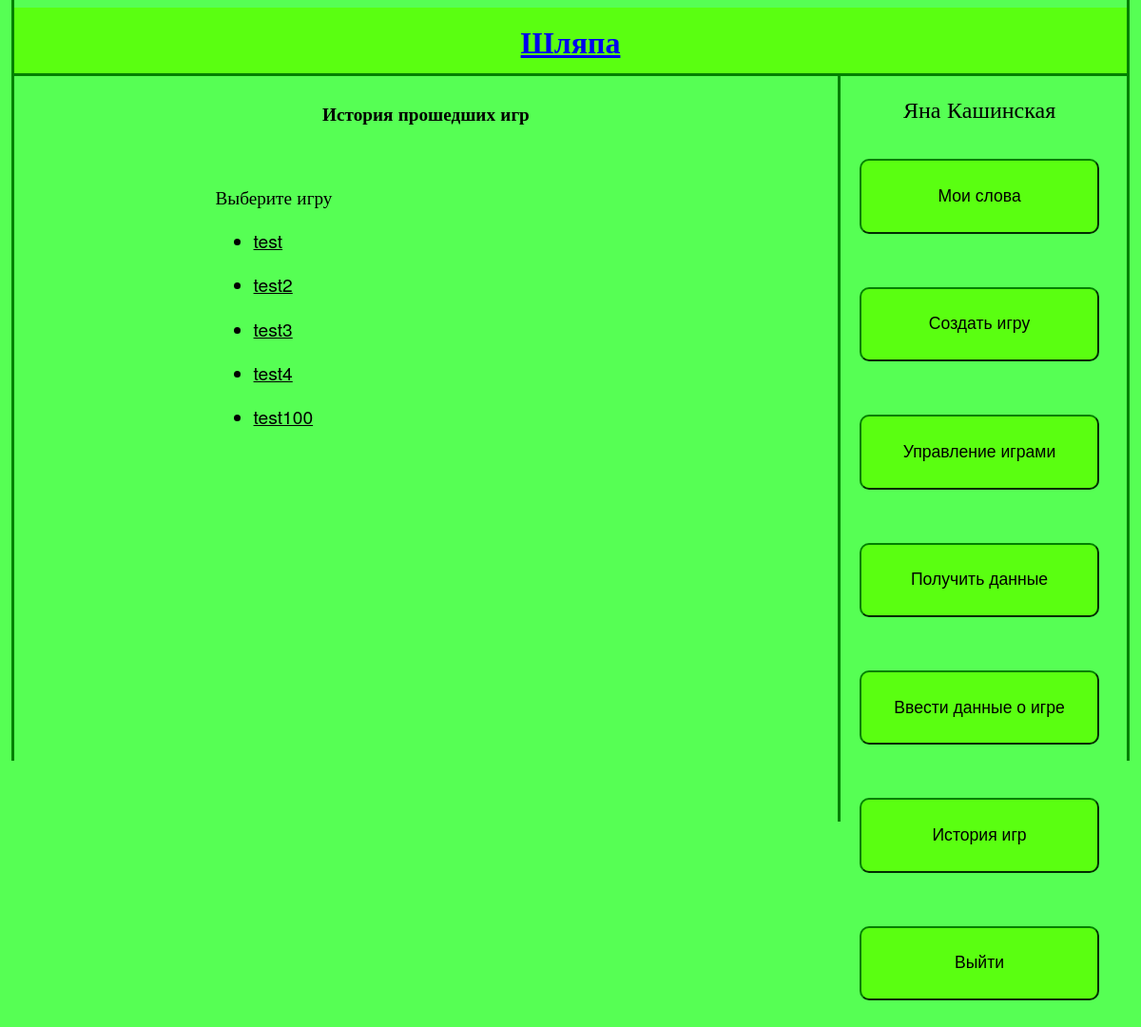
/history/ (signed in), run on an earlier commit of the app's database.
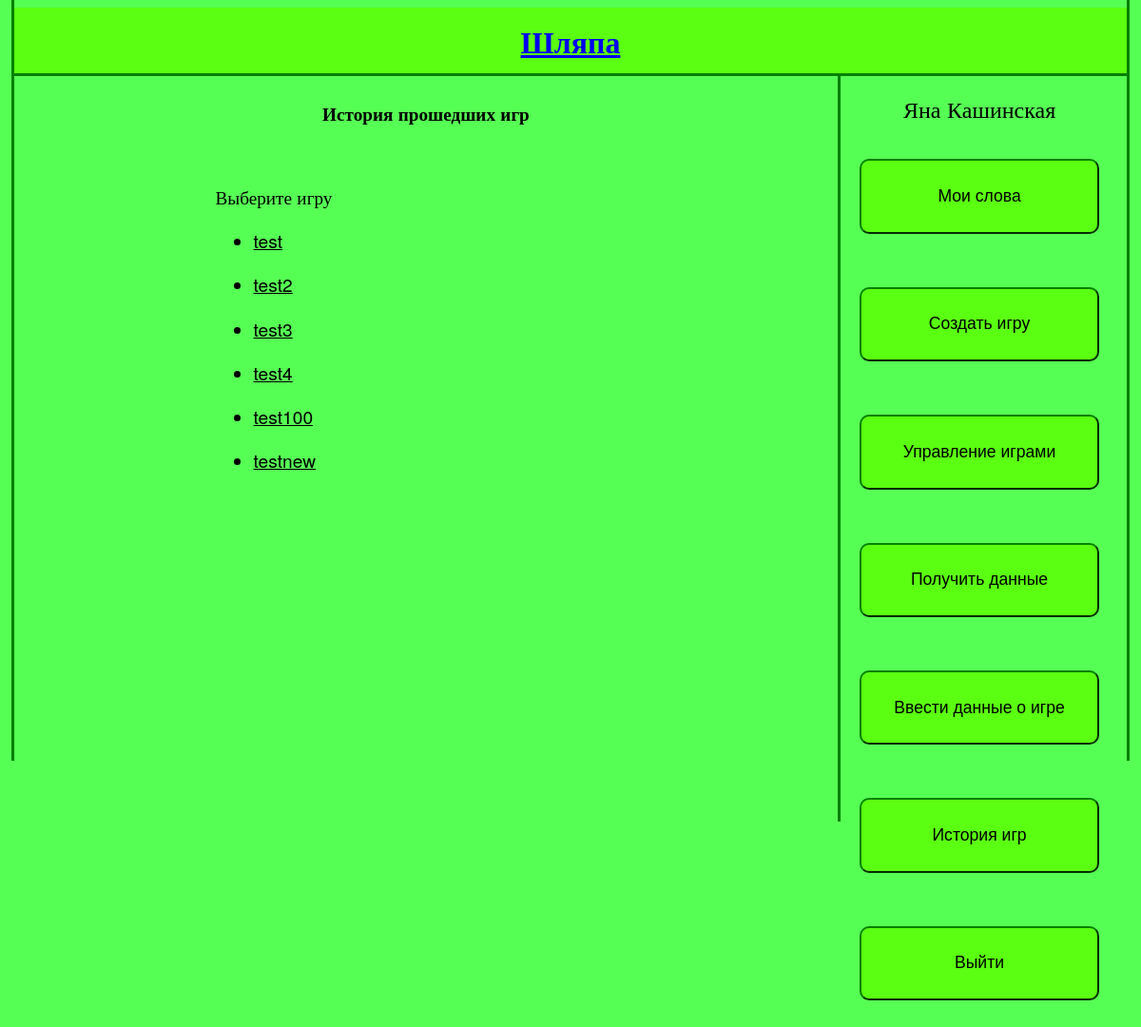
And on a later commit of the database.
### game/models.py (models this page shows, shortened)
class Game(models.Model):
	name = models.CharField(max_length = 100)
	password = models.IntegerField()
	creator = models.ForeignKey(User, related_name='creator')
	user = models.ManyToManyField(User, related_name='user')

### views.py (the view)
# urls.py: url(r'^history/$', history),
def history(request):
	games = Game.objects.all()
	return render_to_response('history.html', {'games':games}, context_instance=RequestContext(request))

### templates/history.html (shortened to what this page needs)
{% extends "base.html" %}
{% block main %}
<p>
	<h1> История прошедших игр </h1>
	<div id="list_games">
		Выберите игру
		<ul>
		{% for game in games %}
		<li> <a href = '/history_game/{{game.id}}'> {{game.name}} </a> </li>
		{% endfor %}
		</ul>
	</div>
</p>
{% endblock %}

What changed in the data, as far as the page shows it:
added Game: name "testnew"
